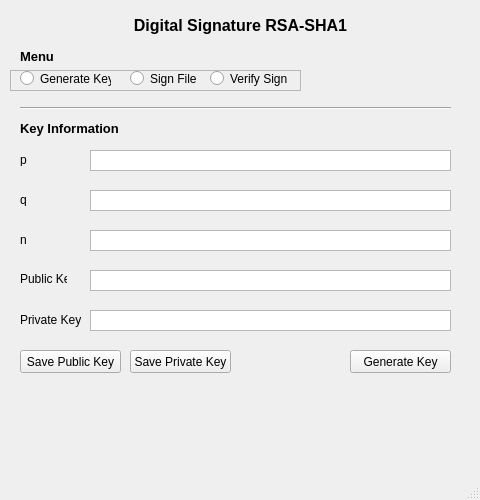
<?xml version="1.0" encoding="UTF-8"?>
<ui version="4.0">
 <class>MainWindow</class>
 <widget class="QMainWindow" name="MainWindow">
  <property name="geometry">
   <rect>
    <x>0</x>
    <y>0</y>
    <width>480</width>
    <height>500</height>
   </rect>
  </property>
  <property name="font">
   <font>
    <weight>50</weight>
    <bold>false</bold>
   </font>
  </property>
  <property name="windowTitle">
   <string>MainWindow</string>
  </property>
  <widget class="QWidget" name="centralwidget">
   <widget class="QLabel" name="title">
    <property name="geometry">
     <rect>
      <x>0</x>
      <y>10</y>
      <width>481</width>
      <height>31</height>
     </rect>
    </property>
    <property name="font">
     <font>
      <pointsize>12</pointsize>
      <weight>75</weight>
      <bold>true</bold>
     </font>
    </property>
    <property name="text">
     <string>Digital Signature RSA-SHA1</string>
    </property>
    <property name="alignment">
     <set>Qt::AlignCenter</set>
    </property>
   </widget>
   <widget class="QLabel" name="menu">
    <property name="geometry">
     <rect>
      <x>20</x>
      <y>50</y>
      <width>47</width>
      <height>13</height>
     </rect>
    </property>
    <property name="font">
     <font>
      <pointsize>10</pointsize>
      <weight>75</weight>
      <bold>true</bold>
     </font>
    </property>
    <property name="text">
     <string>Menu</string>
    </property>
   </widget>
   <widget class="QPushButton" name="save_public">
    <property name="geometry">
     <rect>
      <x>20</x>
      <y>350</y>
      <width>101</width>
      <height>23</height>
     </rect>
    </property>
    <property name="text">
     <string>Save Public Key</string>
    </property>
    <property name="default">
     <bool>false</bool>
    </property>
    <property name="flat">
     <bool>false</bool>
    </property>
   </widget>
   <widget class="QLabel" name="p">
    <property name="geometry">
     <rect>
      <x>20</x>
      <y>153</y>
      <width>47</width>
      <height>13</height>
     </rect>
    </property>
    <property name="text">
     <string>p</string>
    </property>
   </widget>
   <widget class="QLabel" name="q">
    <property name="geometry">
     <rect>
      <x>20</x>
      <y>193</y>
      <width>47</width>
      <height>13</height>
     </rect>
    </property>
    <property name="text">
     <string>q</string>
    </property>
   </widget>
   <widget class="Line" name="line">
    <property name="geometry">
     <rect>
      <x>20</x>
      <y>100</y>
      <width>431</width>
      <height>16</height>
     </rect>
    </property>
    <property name="orientation">
     <enum>Qt::Horizontal</enum>
    </property>
   </widget>
   <widget class="QLabel" name="n">
    <property name="geometry">
     <rect>
      <x>20</x>
      <y>233</y>
      <width>47</width>
      <height>13</height>
     </rect>
    </property>
    <property name="text">
     <string>n</string>
    </property>
   </widget>
   <widget class="QTextBrowser" name="display_p">
    <property name="geometry">
     <rect>
      <x>90</x>
      <y>150</y>
      <width>361</width>
      <height>21</height>
     </rect>
    </property>
    <property name="font">
     <font>
      <kerning>true</kerning>
     </font>
    </property>
    <property name="verticalScrollBarPolicy">
     <enum>Qt::ScrollBarAlwaysOff</enum>
    </property>
   </widget>
   <widget class="QLabel" name="key_information">
    <property name="geometry">
     <rect>
      <x>20</x>
      <y>120</y>
      <width>111</width>
      <height>16</height>
     </rect>
    </property>
    <property name="font">
     <font>
      <pointsize>10</pointsize>
      <weight>75</weight>
      <bold>true</bold>
     </font>
    </property>
    <property name="text">
     <string>Key Information</string>
    </property>
   </widget>
   <widget class="QTextBrowser" name="display_q">
    <property name="geometry">
     <rect>
      <x>90</x>
      <y>190</y>
      <width>361</width>
      <height>21</height>
     </rect>
    </property>
    <property name="font">
     <font>
      <kerning>true</kerning>
     </font>
    </property>
    <property name="verticalScrollBarPolicy">
     <enum>Qt::ScrollBarAlwaysOff</enum>
    </property>
   </widget>
   <widget class="QTextBrowser" name="display_n">
    <property name="geometry">
     <rect>
      <x>90</x>
      <y>230</y>
      <width>361</width>
      <height>21</height>
     </rect>
    </property>
    <property name="font">
     <font>
      <kerning>true</kerning>
     </font>
    </property>
    <property name="verticalScrollBarPolicy">
     <enum>Qt::ScrollBarAlwaysOff</enum>
    </property>
   </widget>
   <widget class="QLabel" name="public_key">
    <property name="geometry">
     <rect>
      <x>20</x>
      <y>272</y>
      <width>47</width>
      <height>13</height>
     </rect>
    </property>
    <property name="text">
     <string>Public Key</string>
    </property>
   </widget>
   <widget class="QLabel" name="private_key">
    <property name="geometry">
     <rect>
      <x>20</x>
      <y>312</y>
      <width>61</width>
      <height>16</height>
     </rect>
    </property>
    <property name="text">
     <string>Private Key</string>
    </property>
   </widget>
   <widget class="QTextBrowser" name="display_public">
    <property name="geometry">
     <rect>
      <x>90</x>
      <y>270</y>
      <width>361</width>
      <height>21</height>
     </rect>
    </property>
    <property name="font">
     <font>
      <kerning>true</kerning>
     </font>
    </property>
    <property name="verticalScrollBarPolicy">
     <enum>Qt::ScrollBarAlwaysOff</enum>
    </property>
   </widget>
   <widget class="QTextBrowser" name="display_private">
    <property name="geometry">
     <rect>
      <x>90</x>
      <y>310</y>
      <width>361</width>
      <height>21</height>
     </rect>
    </property>
    <property name="font">
     <font>
      <kerning>true</kerning>
     </font>
    </property>
    <property name="verticalScrollBarPolicy">
     <enum>Qt::ScrollBarAlwaysOff</enum>
    </property>
   </widget>
   <widget class="QPushButton" name="save_private">
    <property name="geometry">
     <rect>
      <x>130</x>
      <y>350</y>
      <width>101</width>
      <height>23</height>
     </rect>
    </property>
    <property name="text">
     <string>Save Private Key</string>
    </property>
    <property name="default">
     <bool>false</bool>
    </property>
    <property name="flat">
     <bool>false</bool>
    </property>
   </widget>
   <widget class="QPushButton" name="generate_key">
    <property name="geometry">
     <rect>
      <x>350</x>
      <y>350</y>
      <width>101</width>
      <height>23</height>
     </rect>
    </property>
    <property name="text">
     <string>Generate Key</string>
    </property>
    <property name="default">
     <bool>false</bool>
    </property>
    <property name="flat">
     <bool>false</bool>
    </property>
   </widget>
   <widget class="QLabel" name="alert">
    <property name="geometry">
     <rect>
      <x>0</x>
      <y>400</y>
      <width>481</width>
      <height>20</height>
     </rect>
    </property>
    <property name="text">
     <string/>
    </property>
    <property name="alignment">
     <set>Qt::AlignCenter</set>
    </property>
   </widget>
   <widget class="QFrame" name="frame">
    <property name="geometry">
     <rect>
      <x>10</x>
      <y>70</y>
      <width>291</width>
      <height>21</height>
     </rect>
    </property>
    <property name="frameShape">
     <enum>QFrame::StyledPanel</enum>
    </property>
    <property name="frameShadow">
     <enum>QFrame::Raised</enum>
    </property>
    <widget class="QRadioButton" name="menu_1">
     <property name="geometry">
      <rect>
       <x>10</x>
       <y>0</y>
       <width>91</width>
       <height>17</height>
      </rect>
     </property>
     <property name="text">
      <string>Generate Key</string>
     </property>
    </widget>
    <widget class="QRadioButton" name="menu_2">
     <property name="geometry">
      <rect>
       <x>120</x>
       <y>0</y>
       <width>91</width>
       <height>17</height>
      </rect>
     </property>
     <property name="text">
      <string>Sign File</string>
     </property>
    </widget>
    <widget class="QRadioButton" name="menu_3">
     <property name="geometry">
      <rect>
       <x>200</x>
       <y>0</y>
       <width>91</width>
       <height>17</height>
      </rect>
     </property>
     <property name="text">
      <string>Verify Sign</string>
     </property>
    </widget>
   </widget>
  </widget>
  <widget class="QMenuBar" name="menubar">
   <property name="geometry">
    <rect>
     <x>0</x>
     <y>0</y>
     <width>480</width>
     <height>21</height>
    </rect>
   </property>
  </widget>
  <widget class="QStatusBar" name="statusbar"/>
 </widget>
 <resources/>
 <connections/>
</ui>
